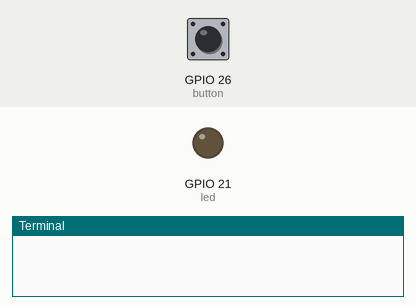
Recording of a program running on a simulated Raspberry Pi (BCM pin numbers). On the bench: output pins drawn as LEDs (lit = HIGH), the last lines printed to the terminal. Inputs (shaded band) come from the test bench; at power-on: GPIO 26 (button) HIGH. At 4.3 s the program stops and its outputs stay as they are.

Above: at 1.2 s.
1.3 s: GPIO 26 (button) pulled LOW for 0.15 s
At 2.0 s:
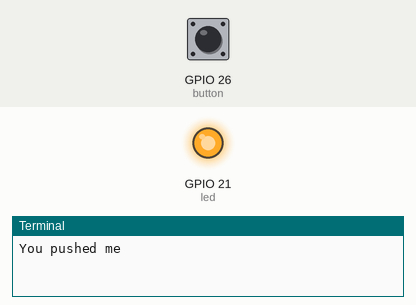
Timing chart, 0 to 5.8 s (numbered marks = the images above; inputs shaded):
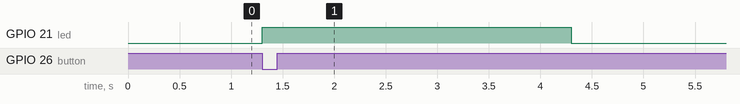

The program:

button_blink.py
```python
from gpiozero import LED, Button
from time import sleep

led_pin = 21     # use a variable for the led pin number
button_pin = 26  # use a variable for the button pin number

led = LED(led_pin)
button = Button(button_pin)

button.wait_for_press()
print('You pushed me')
led.on()
sleep(3)
led.off()
led.close()
```

Measured:
- after the input at 1.3 s, GPIO 21 (led): LOW → HIGH at once, → LOW 3.0 s later
